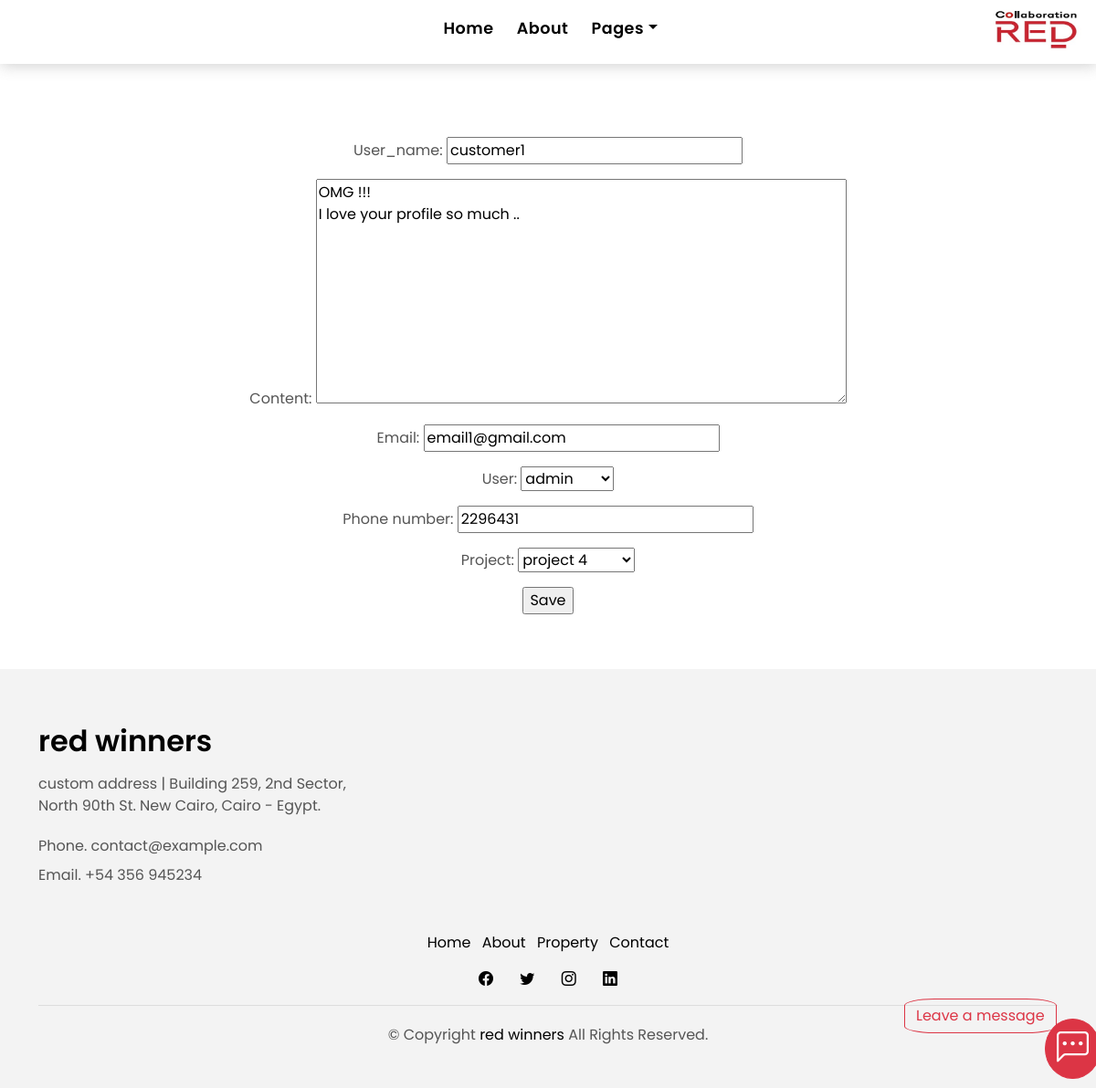
Before: /edit_msg/1 with the older database file.
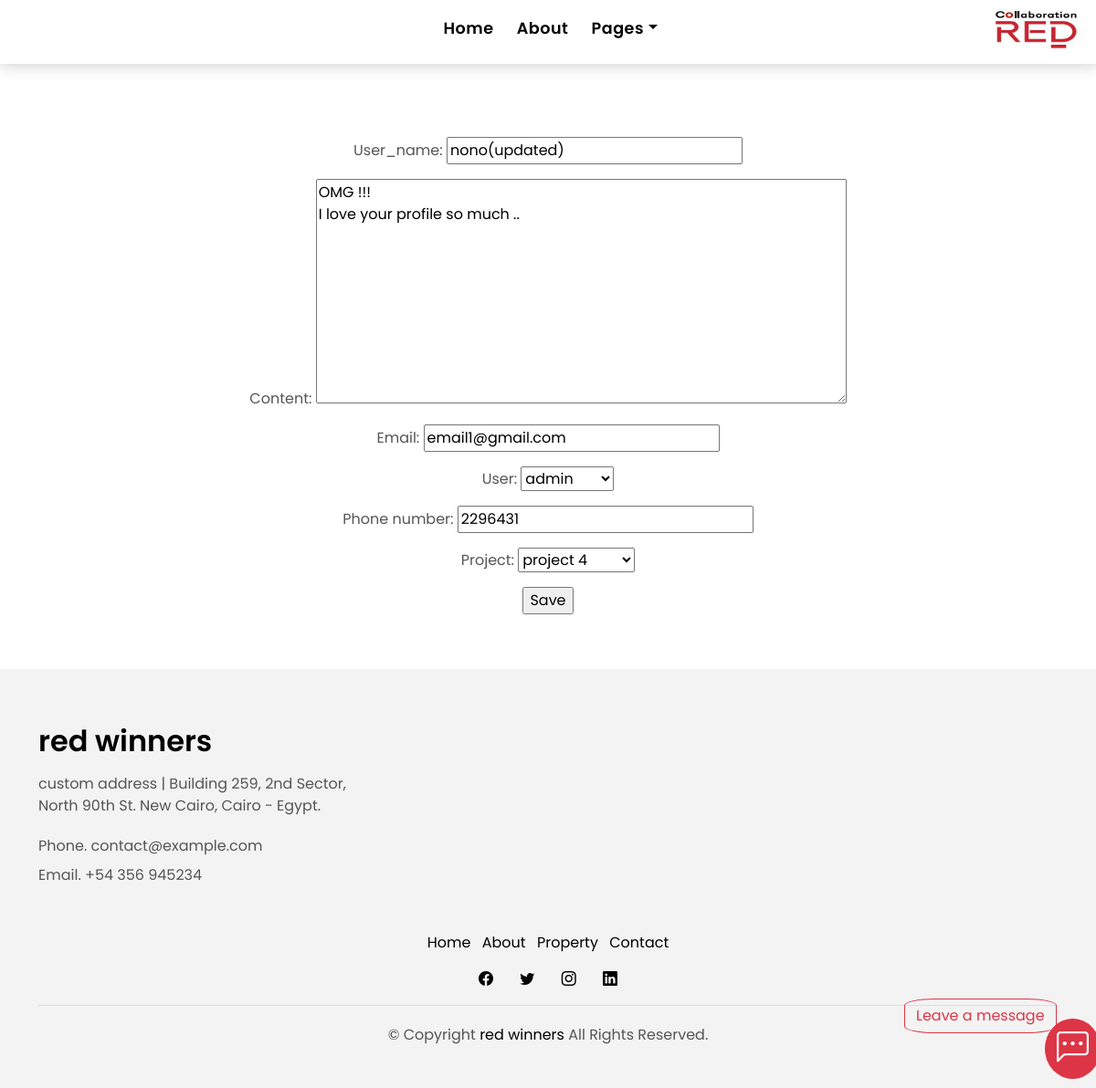
After: the same page with the newer database file.
### houses/models.py (models this page shows, shortened)
class Message(models.Model):
    user_name = models.CharField(max_length=50,verbose_name=_("user_name"))
    content = models.TextField(verbose_name=_("content"))
    email = models.EmailField(verbose_name=_("email"))
    user = models.ForeignKey(User,on_delete=models.CASCADE,null=True,blank=True)
    date = models.DateTimeField(auto_now_add=True)
    phone_number = models.CharField(max_length=30,null=True,blank=True)
    project = models.ForeignKey(Project,on_delete=models.CASCADE,blank=True,null=True)

### houses/views.py (the view)
# urls.py: path('edit_msg/<int:pk>', views.edit_msg.as_view(),name="edit_msg"),
class edit_msg(UpdateView):
    model = Message
    template_name = 'houses/update_footer.html'
    fields = "__all__"
    success_url = reverse_lazy("messages")

### houses/models.py (called while the page is built)
    def __str__(self):
        return f"{self.name}"

### houses/templates/houses/update_footer.html (shortened to what this page needs)
{% extends 'houses/base.html' %}
{% block content %}
<form method="post" style="margin:0 auto;text-align:center;margin-top:150px;">
    {{ form.as_p }}
    <input type="submit" value="Save">
</form>
{% endblock %}

Changed rows visible on the page:
changed Message "OMG !!! I love your profile so much ..": user_name "customer1" → "nono(updated)"
